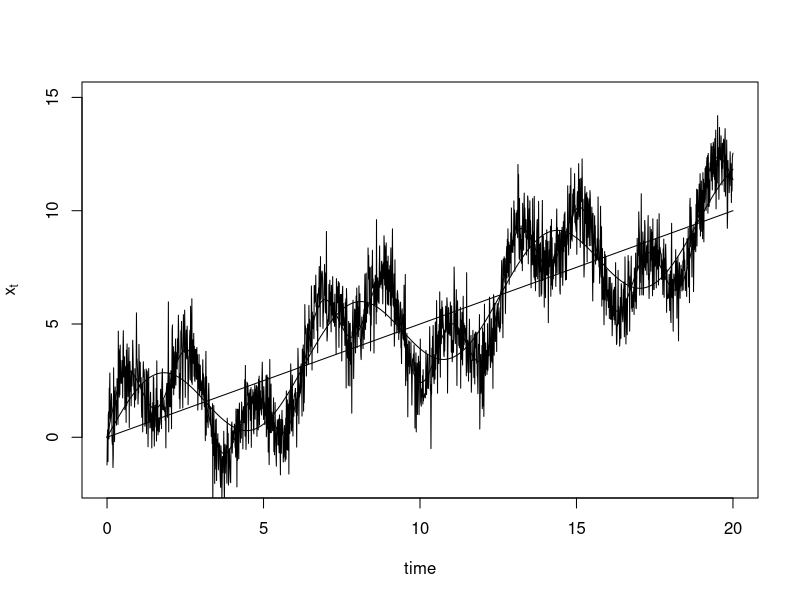

Write the R code that produced this figure.
##### Decomposition of a Time series

x <- seq(0,20,0.01)

y_tre <- function(x){
  1/2*x
}  

y_cyc <- function(x){
  2*sin(x) + y_tre(x)
}

y_sea <- function(x){
  1.5*sin(3*x) + y_cyc(x)
}

y_wn <- function(x){
  y_sea(x) + rnorm(x,0,1)
}


plot(x,y_tre(x),ylim = c(-2,15), xlab = "time", ylab = expression(x[t]), type = "l", col = "black")
lines(x,y_cyc(x), col = "black")
lines(x,y_sea(x), col = "black")
lines(x,y_wn(x))


